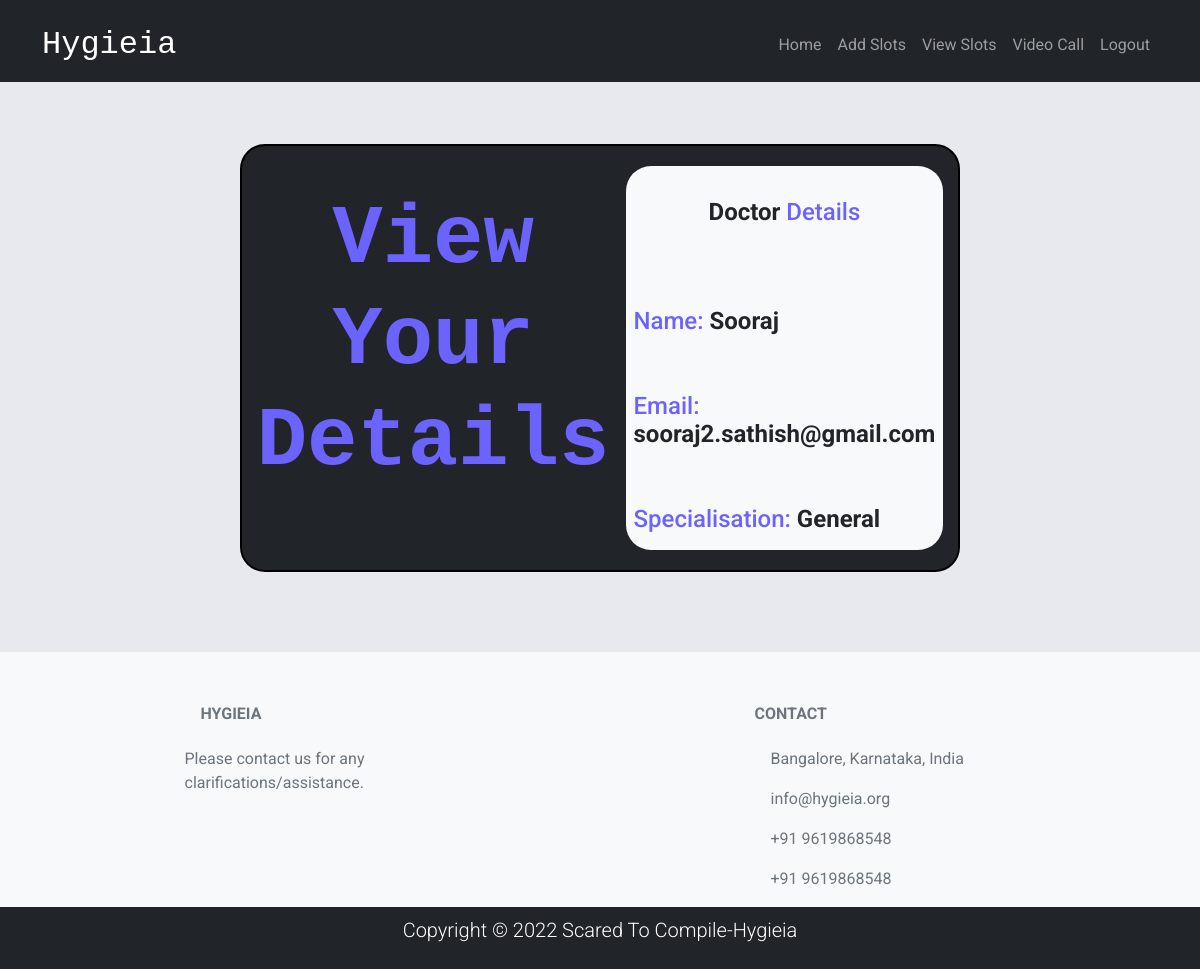
The page /doctor/ (signed in) on the database its author committed.
### register_login/models.py (models this page shows)
class Doctor(models.Model):
    user = models.OneToOneField(User, on_delete=models.CASCADE, primary_key=True)
    specialisation = models.CharField(max_length=255)

class User(AbstractUser):
    is_doctor = models.BooleanField(default=False)
    is_patient = models.BooleanField(default=False)
    Specialisation = models.CharField(max_length=255,default='')
    Aadhaar_ID = models.CharField(max_length=12,default='')

### doctor/views.py (the view)
# urls.py: path('', views.home, name='base-home'),
def home(request):
    user = request.user
    doctor = Doctor.objects.filter(user=user)
    return render(request, 'doctor/doctor_profile.html',{"doctor":doctor[0]})

### doctor/templates/doctor/doctor_profile.html (shortened to what this page needs)
{%extends "doctor/home.html" %}
{% load static %}
{%block content%}
<br>
<br>
<br><br><br><br>
<div id="formbox" class=" bg-dark text-light container d-flex justify-content-center mb-3re">
    <div>
        <br>
        <h1 id="regText" >View Your Details</h1>
        <br>
    </div>
    <div id="aligndiv" class=" text-light d-flex">
        <div class="d-none d-md-block p-2"><img src="{% static 'images/profile1.svg' %}" class="d-block w-100"
                                                alt="assets/portfolio.svg"></div>
    </div>
    <div id="aligndiv" class="bg-light text-dark" style="border-radius: 25px;">
        <div id="profilediv" class="p-2">
            <br>
            <h5 style="text-align: center" id="profile"><span id="Text" class="extra" style="font-weight:bolder;">Doctor </span>Details
            </h5>
            <br><br><br>
            <h5 id="profile">Name: <span id="Text" class="extra"
                                         style="font-weight:bolder;">{{doctor.user.username}} </span></h5>
            <br><br>
            <h5 id="profile">Email: <span id="Text" style="font-weight:bolder;">{{doctor.user.email}} </span></h5>
            <br><br>
            <h5 id="profile">Specialisation: <span id="Text" style="font-weight:bolder;">{{doctor.specialisation}} </span></h5>
        </div>
    </div>
</div>
<br><br><br>
{%endblock content%}

### static/styles/main.css (style rules this page uses)
:root { --shaddow:0 4px 6px -1px rgba(0,0,0,0.1),0 2px 4px -1px rgba(0,0,0,0.06); }
body { background-color: rgba(232,233,239,1); font-family: 'Roboto', sans-serif; }

### doctor/templates/doctor/home.html (style rules this page uses)
#regText { font-family: "Roboto Mono", monospace; color: #6b63fe; text-align: center; font-weight: bold; font-size: min(100px, 7vw); }
#formbox { max-width: min(1000px, 60%); margin: auto; border-radius: 25px; border: 2px solid black; padding: 20px; }
#aligndiv { display: flex; align-items: center; flex-wrap: wrap; }
#profilediv { text-align: left; }
#profile { font-size: min(25px, 2vw); }

### doctor/templates/doctor/doctor_profile.html (style rules this page uses)
#profile { color:#6B63FE; }
#Text { color:#212529; }

### rows shown on the page
Doctor: user.username "Sooraj", user.email "sooraj2.sathish@gmail.com", specialisation "General"
